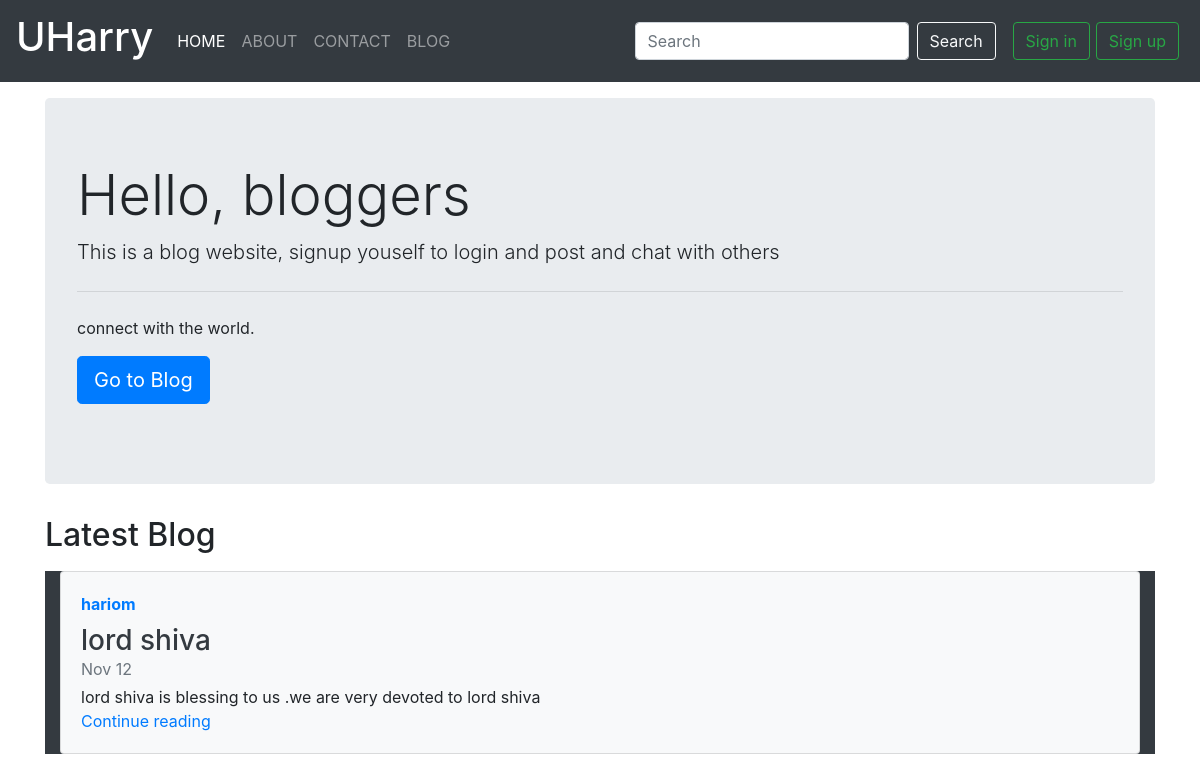
The page / on the database its author committed.
### blog/models.py (models this page shows)
class Post(models.Model):
    title = models.CharField(max_length=10)
    content = models.TextField()
    user = models.ForeignKey(User,on_delete=models.CASCADE)
    date = models.DateTimeField(auto_now=True,null=True)

### myapp/views.py (the view)
# urls.py: 2. Add a URL to urlpatterns:  path('', views.home, name='home')
def home(request):
    if request.method=='POST':
        messages.error(request,"you have to login first")
        return redirect('login_')
    post = Post.objects.get(id=1)
    context = {
        'post':post
    }
    return render(request,'myapp/home.html',context)

### templates/myapp/home.html (shortened to what this page needs)
{% extends 'base.html' %}
{% block homeactive %} active {% endblock homeactive %}
{% block body %}
<div class="container my-3">
<div class="jumbotron">
  <h1 class="display-4">Hello, bloggers</h1>
  <p class="lead">This is a blog website, signup youself to login and post and chat with others</p>
  <hr class="my-4">
  <p>connect with the world.</p>
  <p class="lead">
    <a class="btn btn-primary btn-lg" href="{% url 'bloghome' %}" role="button">Go to Blog</a>
  </p>
</div>
<p><h2>Latest Blog</h2></p>
<div class="container bg-dark">
          <div class="card flex-md-row mb-4 box-shadow h-md-250 bg-light grey">
            <div class="card-body d-flex flex-column align-items-start">
              <strong class="d-inline-block mb-2 text-primary">{{post.user}}</strong>
              <h3 class="mb-0">
                <a class="text-dark" href="#">{{post.title}}</a>
              </h3>
              <div class="mb-1 text-muted">Nov 12</div>
              <p class="card-text mb-auto">{{post.content}}</p>
              <a href="{% url 'blogdetail' id=post.id %}">Continue reading</a>
            </div>
</div>
</div>
{% endblock body %}

### rows shown on the page
Post: user "hariom", title "lord shiva", content "lord shiva is blessing to us .we are very devoted to lord shiva"
